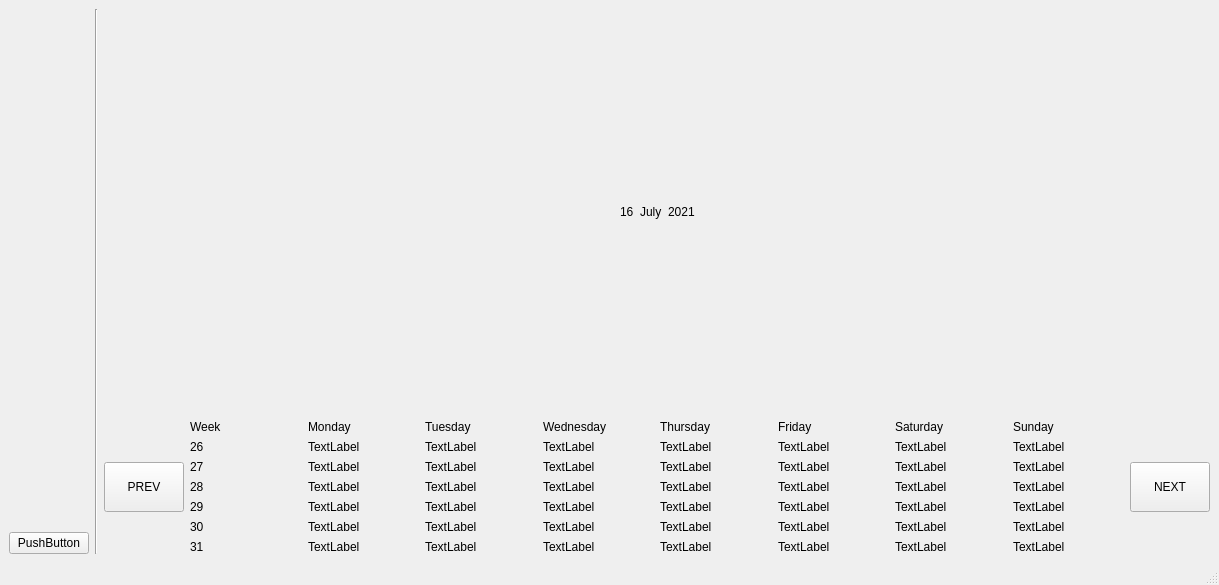
<?xml version="1.0" encoding="UTF-8"?>
<ui version="4.0">
 <class>MainWindow</class>
 <widget class="QMainWindow" name="MainWindow">
  <property name="geometry">
   <rect>
    <x>0</x>
    <y>0</y>
    <width>1219</width>
    <height>585</height>
   </rect>
  </property>
  <property name="windowTitle">
   <string>MainWindow</string>
  </property>
  <widget class="QWidget" name="centralwidget">
   <layout class="QGridLayout" name="gridLayout_2">
    <item row="0" column="0">
     <layout class="QHBoxLayout" name="horizontalLayout_3">
      <item>
       <layout class="QVBoxLayout" name="verticalLayout">
        <item>
         <spacer name="verticalSpacer">
          <property name="orientation">
           <enum>Qt::Vertical</enum>
          </property>
          <property name="sizeHint" stdset="0">
           <size>
            <width>20</width>
            <height>40</height>
           </size>
          </property>
         </spacer>
        </item>
        <item>
         <widget class="QPushButton" name="pushButton">
          <property name="text">
           <string>PushButton</string>
          </property>
         </widget>
        </item>
       </layout>
      </item>
      <item>
       <widget class="Line" name="line">
        <property name="orientation">
         <enum>Qt::Vertical</enum>
        </property>
       </widget>
      </item>
      <item>
       <layout class="QVBoxLayout" name="verticalLayout_2" stretch="0,0,0,1">
        <item>
         <spacer name="verticalSpacer_3">
          <property name="orientation">
           <enum>Qt::Vertical</enum>
          </property>
          <property name="sizeType">
           <enum>QSizePolicy::Maximum</enum>
          </property>
          <property name="sizeHint" stdset="0">
           <size>
            <width>20</width>
            <height>10</height>
           </size>
          </property>
         </spacer>
        </item>
        <item>
         <layout class="QHBoxLayout" name="horizontalLayout">
          <item>
           <spacer name="horizontalSpacer">
            <property name="orientation">
             <enum>Qt::Horizontal</enum>
            </property>
            <property name="sizeHint" stdset="0">
             <size>
              <width>40</width>
              <height>20</height>
             </size>
            </property>
           </spacer>
          </item>
          <item>
           <widget class="QLabel" name="dayFromDate">
            <property name="styleSheet">
             <string notr="true">font: 75 16pt &quot;MS Shell Dlg 2&quot;;</string>
            </property>
            <property name="text">
             <string>16</string>
            </property>
           </widget>
          </item>
          <item>
           <widget class="QLabel" name="monthFromDate">
            <property name="styleSheet">
             <string notr="true">font: 75 16pt &quot;MS Shell Dlg 2&quot;;</string>
            </property>
            <property name="text">
             <string>July</string>
            </property>
           </widget>
          </item>
          <item>
           <widget class="QLabel" name="yearFromDate">
            <property name="styleSheet">
             <string notr="true">font: 75 16pt &quot;MS Shell Dlg 2&quot;;</string>
            </property>
            <property name="text">
             <string>2021</string>
            </property>
           </widget>
          </item>
          <item>
           <spacer name="horizontalSpacer_2">
            <property name="orientation">
             <enum>Qt::Horizontal</enum>
            </property>
            <property name="sizeHint" stdset="0">
             <size>
              <width>40</width>
              <height>20</height>
             </size>
            </property>
           </spacer>
          </item>
         </layout>
        </item>
        <item>
         <spacer name="verticalSpacer_2">
          <property name="orientation">
           <enum>Qt::Vertical</enum>
          </property>
          <property name="sizeType">
           <enum>QSizePolicy::Maximum</enum>
          </property>
          <property name="sizeHint" stdset="0">
           <size>
            <width>20</width>
            <height>10</height>
           </size>
          </property>
         </spacer>
        </item>
        <item>
         <layout class="QHBoxLayout" name="horizontalLayout_2" stretch="0,1,0">
          <item>
           <widget class="QPushButton" name="prevButton">
            <property name="minimumSize">
             <size>
              <width>0</width>
              <height>50</height>
             </size>
            </property>
            <property name="styleSheet">
             <string notr="true">font: 10pt &quot;MS Shell Dlg 2&quot;;</string>
            </property>
            <property name="text">
             <string>PREV</string>
            </property>
           </widget>
          </item>
          <item>
           <layout class="QGridLayout" name="calendarGridLayout">
            <item row="0" column="3">
             <widget class="QLabel" name="weekDay3">
              <property name="styleSheet">
               <string notr="true">font: 12pt &quot;MS Shell Dlg 2&quot;;</string>
              </property>
              <property name="text">
               <string>Wednesday</string>
              </property>
             </widget>
            </item>
            <item row="4" column="0">
             <widget class="QLabel" name="weekNumber4">
              <property name="styleSheet">
               <string notr="true">font: 10pt &quot;MS Shell Dlg 2&quot;;</string>
              </property>
              <property name="text">
               <string>29</string>
              </property>
             </widget>
            </item>
            <item row="0" column="0">
             <widget class="QLabel" name="weekLabel">
              <property name="styleSheet">
               <string notr="true">font: 12pt &quot;MS Shell Dlg 2&quot;;</string>
              </property>
              <property name="text">
               <string>Week</string>
              </property>
             </widget>
            </item>
            <item row="0" column="2">
             <widget class="QLabel" name="weekDay2">
              <property name="styleSheet">
               <string notr="true">font: 12pt &quot;MS Shell Dlg 2&quot;;</string>
              </property>
              <property name="text">
               <string>Tuesday</string>
              </property>
             </widget>
            </item>
            <item row="0" column="6">
             <widget class="QLabel" name="weekDay6">
              <property name="styleSheet">
               <string notr="true">font: 12pt &quot;MS Shell Dlg 2&quot;;</string>
              </property>
              <property name="text">
               <string>Saturday</string>
              </property>
             </widget>
            </item>
            <item row="2" column="0">
             <widget class="QLabel" name="weekNumber2">
              <property name="styleSheet">
               <string notr="true">font: 10pt &quot;MS Shell Dlg 2&quot;;</string>
              </property>
              <property name="text">
               <string>27</string>
              </property>
             </widget>
            </item>
            <item row="1" column="0">
             <widget class="QLabel" name="weekNumber1">
              <property name="styleSheet">
               <string notr="true">font: 10pt &quot;MS Shell Dlg 2&quot;;</string>
              </property>
              <property name="text">
               <string>26</string>
              </property>
             </widget>
            </item>
            <item row="0" column="4">
             <widget class="QLabel" name="weekDay4">
              <property name="styleSheet">
               <string notr="true">font: 12pt &quot;MS Shell Dlg 2&quot;;</string>
              </property>
              <property name="text">
               <string>Thursday</string>
              </property>
             </widget>
            </item>
            <item row="0" column="5">
             <widget class="QLabel" name="weekDay5">
              <property name="styleSheet">
               <string notr="true">font: 12pt &quot;MS Shell Dlg 2&quot;;</string>
              </property>
              <property name="text">
               <string>Friday</string>
              </property>
             </widget>
            </item>
            <item row="3" column="0">
             <widget class="QLabel" name="weekNumber3">
              <property name="styleSheet">
               <string notr="true">font: 10pt &quot;MS Shell Dlg 2&quot;;</string>
              </property>
              <property name="text">
               <string>28</string>
              </property>
             </widget>
            </item>
            <item row="5" column="0">
             <widget class="QLabel" name="weekNumber5">
              <property name="styleSheet">
               <string notr="true">font: 10pt &quot;MS Shell Dlg 2&quot;;</string>
              </property>
              <property name="text">
               <string>30</string>
              </property>
             </widget>
            </item>
            <item row="0" column="7">
             <widget class="QLabel" name="weekDay7">
              <property name="styleSheet">
               <string notr="true">font: 12pt &quot;MS Shell Dlg 2&quot;;</string>
              </property>
              <property name="text">
               <string>Sunday</string>
              </property>
             </widget>
            </item>
            <item row="0" column="1">
             <widget class="QLabel" name="weekDay1">
              <property name="styleSheet">
               <string notr="true">font: 75 12pt &quot;MS Shell Dlg 2&quot;;</string>
              </property>
              <property name="text">
               <string>Monday</string>
              </property>
             </widget>
            </item>
            <item row="6" column="0">
             <widget class="QLabel" name="weekNumber6">
              <property name="styleSheet">
               <string notr="true">font: 10pt &quot;MS Shell Dlg 2&quot;;</string>
              </property>
              <property name="text">
               <string>31</string>
              </property>
             </widget>
            </item>
            <item row="1" column="1">
             <widget class="QLabel" name="label">
              <property name="minimumSize">
               <size>
                <width>0</width>
                <height>0</height>
               </size>
              </property>
              <property name="text">
               <string>TextLabel</string>
              </property>
             </widget>
            </item>
            <item row="1" column="2">
             <widget class="QLabel" name="label_2">
              <property name="text">
               <string>TextLabel</string>
              </property>
             </widget>
            </item>
            <item row="1" column="3">
             <widget class="QLabel" name="label_3">
              <property name="text">
               <string>TextLabel</string>
              </property>
             </widget>
            </item>
            <item row="1" column="4">
             <widget class="QLabel" name="label_4">
              <property name="text">
               <string>TextLabel</string>
              </property>
             </widget>
            </item>
            <item row="1" column="5">
             <widget class="QLabel" name="label_5">
              <property name="text">
               <string>TextLabel</string>
              </property>
             </widget>
            </item>
            <item row="1" column="6">
             <widget class="QLabel" name="label_6">
              <property name="text">
               <string>TextLabel</string>
              </property>
             </widget>
            </item>
            <item row="1" column="7">
             <widget class="QLabel" name="label_7">
              <property name="text">
               <string>TextLabel</string>
              </property>
             </widget>
            </item>
            <item row="2" column="1">
             <widget class="QLabel" name="label_8">
              <property name="minimumSize">
               <size>
                <width>0</width>
                <height>0</height>
               </size>
              </property>
              <property name="text">
               <string>TextLabel</string>
              </property>
             </widget>
            </item>
            <item row="2" column="2">
             <widget class="QLabel" name="label_9">
              <property name="text">
               <string>TextLabel</string>
              </property>
             </widget>
            </item>
            <item row="2" column="3">
             <widget class="QLabel" name="label_10">
              <property name="text">
               <string>TextLabel</string>
              </property>
             </widget>
            </item>
            <item row="2" column="4">
             <widget class="QLabel" name="label_11">
              <property name="text">
               <string>TextLabel</string>
              </property>
             </widget>
            </item>
            <item row="2" column="5">
             <widget class="QLabel" name="label_12">
              <property name="text">
               <string>TextLabel</string>
              </property>
             </widget>
            </item>
            <item row="2" column="6">
             <widget class="QLabel" name="label_13">
              <property name="text">
               <string>TextLabel</string>
              </property>
             </widget>
            </item>
            <item row="2" column="7">
             <widget class="QLabel" name="label_14">
              <property name="text">
               <string>TextLabel</string>
              </property>
             </widget>
            </item>
            <item row="3" column="1">
             <widget class="QLabel" name="label_15">
              <property name="minimumSize">
               <size>
                <width>0</width>
                <height>0</height>
               </size>
              </property>
              <property name="text">
               <string>TextLabel</string>
              </property>
             </widget>
            </item>
            <item row="3" column="2">
             <widget class="QLabel" name="label_16">
              <property name="text">
               <string>TextLabel</string>
              </property>
             </widget>
            </item>
            <item row="3" column="3">
             <widget class="QLabel" name="label_17">
              <property name="text">
               <string>TextLabel</string>
              </property>
             </widget>
            </item>
            <item row="3" column="4">
             <widget class="QLabel" name="label_18">
              <property name="text">
               <string>TextLabel</string>
              </property>
             </widget>
            </item>
            <item row="3" column="5">
             <widget class="QLabel" name="label_19">
              <property name="text">
               <string>TextLabel</string>
              </property>
             </widget>
            </item>
            <item row="3" column="6">
             <widget class="QLabel" name="label_20">
              <property name="text">
               <string>TextLabel</string>
              </property>
             </widget>
            </item>
            <item row="3" column="7">
             <widget class="QLabel" name="label_21">
              <property name="text">
               <string>TextLabel</string>
              </property>
             </widget>
            </item>
            <item row="4" column="1">
             <widget class="QLabel" name="label_22">
              <property name="minimumSize">
               <size>
                <width>0</width>
                <height>0</height>
               </size>
              </property>
              <property name="text">
               <string>TextLabel</string>
              </property>
             </widget>
            </item>
            <item row="4" column="2">
             <widget class="QLabel" name="label_23">
              <property name="text">
               <string>TextLabel</string>
              </property>
             </widget>
            </item>
            <item row="4" column="3">
             <widget class="QLabel" name="label_24">
              <property name="text">
               <string>TextLabel</string>
              </property>
             </widget>
            </item>
            <item row="4" column="4">
             <widget class="QLabel" name="label_25">
              <property name="text">
               <string>TextLabel</string>
              </property>
             </widget>
            </item>
            <item row="4" column="5">
             <widget class="QLabel" name="label_26">
              <property name="text">
               <string>TextLabel</string>
              </property>
             </widget>
            </item>
            <item row="4" column="6">
             <widget class="QLabel" name="label_27">
              <property name="text">
               <string>TextLabel</string>
              </property>
             </widget>
            </item>
            <item row="4" column="7">
             <widget class="QLabel" name="label_28">
              <property name="text">
               <string>TextLabel</string>
              </property>
             </widget>
            </item>
            <item row="5" column="1">
             <widget class="QLabel" name="label_29">
              <property name="minimumSize">
               <size>
                <width>0</width>
                <height>0</height>
               </size>
              </property>
              <property name="text">
               <string>TextLabel</string>
              </property>
             </widget>
            </item>
            <item row="5" column="2">
             <widget class="QLabel" name="label_30">
              <property name="text">
               <string>TextLabel</string>
              </property>
             </widget>
            </item>
            <item row="5" column="3">
             <widget class="QLabel" name="label_31">
              <property name="text">
               <string>TextLabel</string>
              </property>
             </widget>
            </item>
            <item row="5" column="4">
             <widget class="QLabel" name="label_32">
              <property name="text">
               <string>TextLabel</string>
              </property>
             </widget>
            </item>
            <item row="5" column="5">
             <widget class="QLabel" name="label_33">
              <property name="text">
               <string>TextLabel</string>
              </property>
             </widget>
            </item>
            <item row="5" column="6">
             <widget class="QLabel" name="label_34">
              <property name="text">
               <string>TextLabel</string>
              </property>
             </widget>
            </item>
            <item row="5" column="7">
             <widget class="QLabel" name="label_35">
              <property name="text">
               <string>TextLabel</string>
              </property>
             </widget>
            </item>
            <item row="6" column="1">
             <widget class="QLabel" name="label_36">
              <property name="minimumSize">
               <size>
                <width>0</width>
                <height>0</height>
               </size>
              </property>
              <property name="text">
               <string>TextLabel</string>
              </property>
             </widget>
            </item>
            <item row="6" column="2">
             <widget class="QLabel" name="label_37">
              <property name="text">
               <string>TextLabel</string>
              </property>
             </widget>
            </item>
            <item row="6" column="3">
             <widget class="QLabel" name="label_38">
              <property name="text">
               <string>TextLabel</string>
              </property>
             </widget>
            </item>
            <item row="6" column="4">
             <widget class="QLabel" name="label_39">
              <property name="text">
               <string>TextLabel</string>
              </property>
             </widget>
            </item>
            <item row="6" column="5">
             <widget class="QLabel" name="label_40">
              <property name="text">
               <string>TextLabel</string>
              </property>
             </widget>
            </item>
            <item row="6" column="6">
             <widget class="QLabel" name="label_41">
              <property name="text">
               <string>TextLabel</string>
              </property>
             </widget>
            </item>
            <item row="6" column="7">
             <widget class="QLabel" name="label_42">
              <property name="text">
               <string>TextLabel</string>
              </property>
             </widget>
            </item>
           </layout>
          </item>
          <item>
           <widget class="QPushButton" name="nextButton">
            <property name="minimumSize">
             <size>
              <width>0</width>
              <height>50</height>
             </size>
            </property>
            <property name="styleSheet">
             <string notr="true">font: 10pt &quot;MS Shell Dlg 2&quot;;</string>
            </property>
            <property name="text">
             <string>NEXT</string>
            </property>
           </widget>
          </item>
         </layout>
        </item>
       </layout>
      </item>
     </layout>
    </item>
   </layout>
  </widget>
  <widget class="QStatusBar" name="statusbar"/>
 </widget>
 <resources/>
 <connections/>
</ui>
